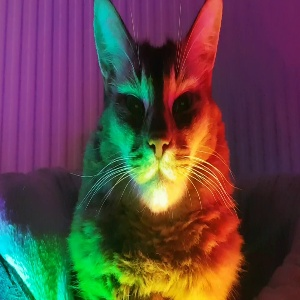
#> input picture images/cat_resize.jpg, 300 x 300 px, found by its file name
$ python colortogray.py
#> lines starting #> are read from the running program, lines starting #| are printed output that depends on the picture
import numpy as np
import cv2
img=cv2.imread("./images/cat_resize.jpg")
#> img is the input picture: shape (300, 300, 3); mean B, G, R 68.7, 70.4, 93.6
print(img.shape)
#| (300, 300, 3)

# [5 lines of commented-out code are left out]
imgBlue=img[:,:,0]
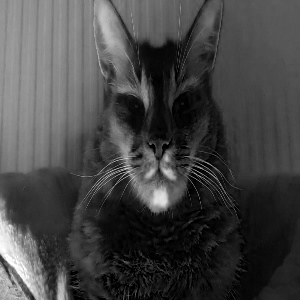
#> imgBlue: shape (300, 300); min 0, max 255, mean 68.7
imgGreen=img[:,:,1]
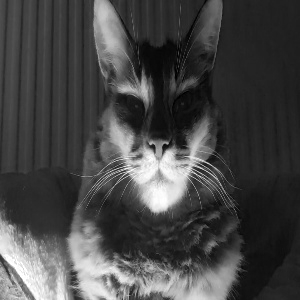
#> imgGreen: shape (300, 300); min 0, max 255, mean 70.4
imgRed=img[:,:,2]
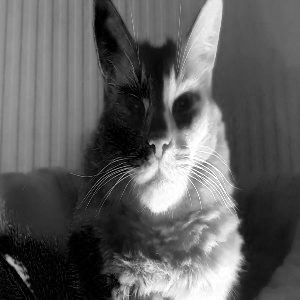
#> imgRed: shape (300, 300); min 0, max 255, mean 93.6
new_img=np.hstack((imgBlue,imgGreen,imgRed))
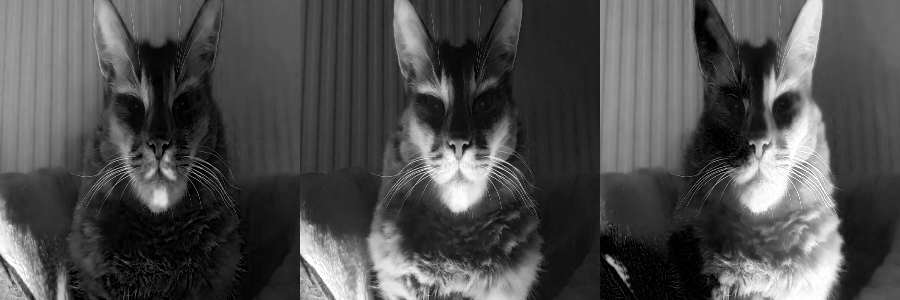
#> new_img: shape (300, 900); min 0, max 255, mean 77.5
cv2.imshow("window(AngelKhatri-04)",new_img)
cv2.waitKey(0)

$ run again, with images/building.jpg copied over images/cat_resize.jpg
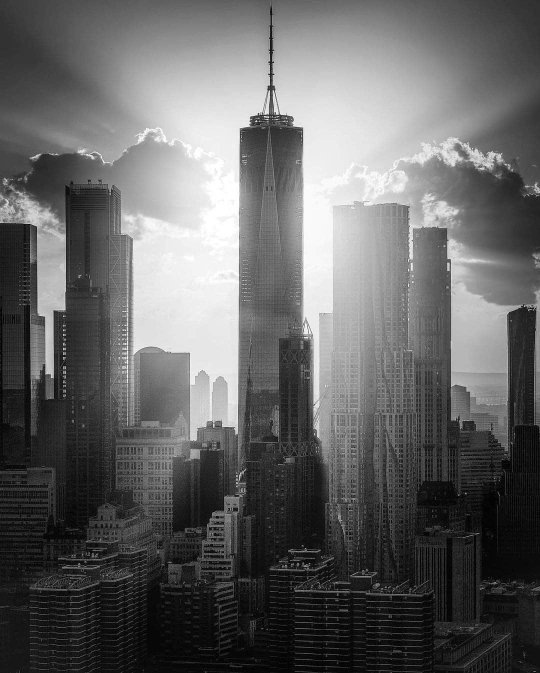
#> input picture images/building.jpg, 1080 x 1346 px, found by its file name (shown at 1/2 size)
#> img is the input picture: shape (1346, 1080, 3); min 0, max 255, mean 100.7
#| (1346, 1080, 3)
#> `new_img=np.hstack((imgBlue,imgGreen,imgRed))`:
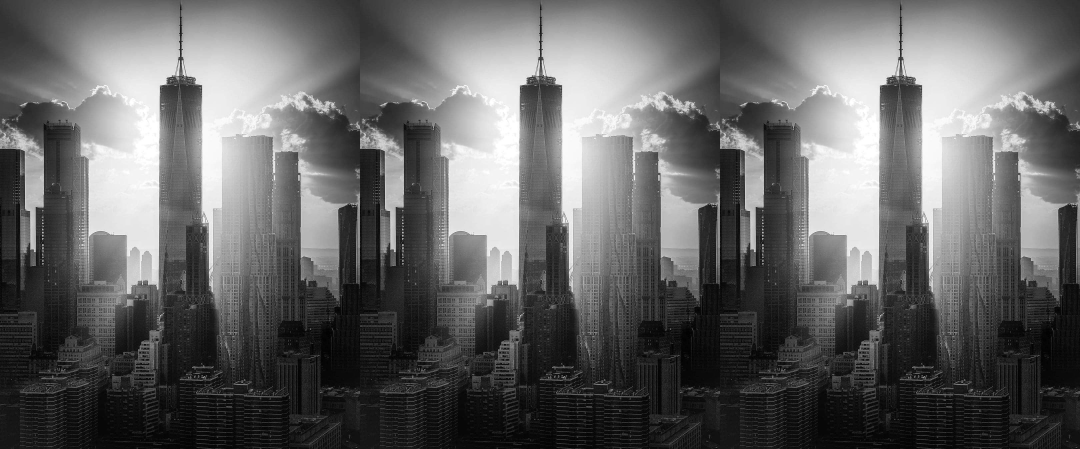
#> new_img: shape (1346, 3240) (shown at 1/3 size); min 0, max 255, mean 100.7
